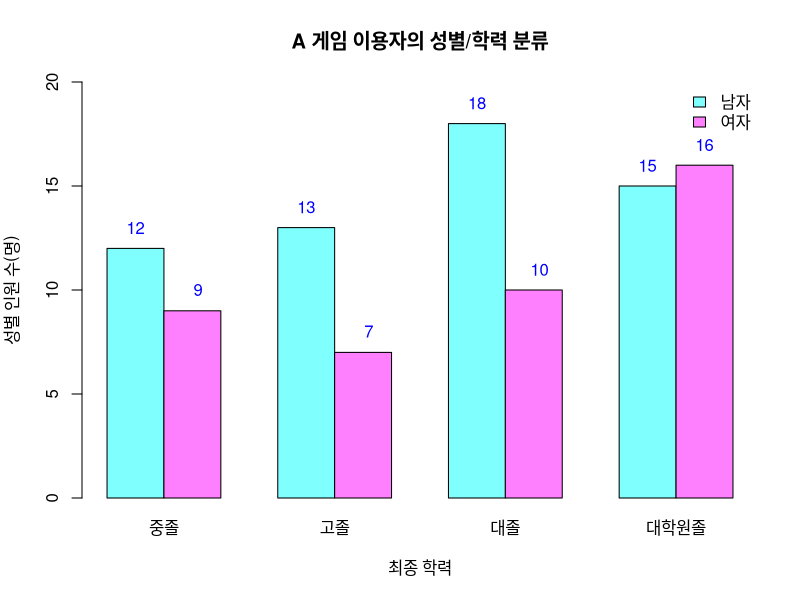

The R source for this figure:
# exam3 을 막대그래프로 그리시오
gdf = read.csv('./data/game2.csv')
# gdf
# gender 컬럼을 범주형으로 변환 1,2 = 남자, 여자
# school 컬럼을 범주형으로 변환 1,2,3,4 = 중, 고, 대, 대학원

gdf$gender <- factor(gdf$gender, levels = c(1,2), labels = c('남자', '여자'))
gdf$school <- factor(gdf$school, levels = c(1:4), labels = c('중졸', '고졸', '대졸', '대학원졸'))
# gdf

game_cnt <- table(gdf$gender, gdf$school)
game_cnt

barplot(game_cnt, xlab='최종 학력', 
        ylab='성별 인원 수(명)', ylim=c(0, 20), 
        main = 'A 게임 이용자의 성별/학력 분류',
        col = cm.colors(2), beside=TRUE)

legend('topright', legend = c('남자', '여자'), fill = cm.colors(2), box.lty=0)
text(x = c(1.5, 4.5, 7.5, 10.5, 2.6, 5.6, 8.6, 11.5), 
     y = c(game_cnt[1,], game_cnt[2,]) + 1, 
     labels = c(game_cnt[1,], game_cnt[2,]),
     col = 'blue')

# legend('topright',
#        legend = paste(names(game_cnt), ' : ', game_cnt, '명'),
#        fill = cm.colors(8),
#        cex=0.7,
#        bty = 'n')

# legend('topright',
#        legend = paste(c('중졸 남자', '중졸 여자', '고졸 남자', '고졸 여자', '대졸 남자', '대졸 여자', '대학원졸 남자', '대학원졸 여자'), ' : ', game_cnt, '명'),
#        fill = cm.colors(2),
#        cex=0.7,
#        bty = 'n')